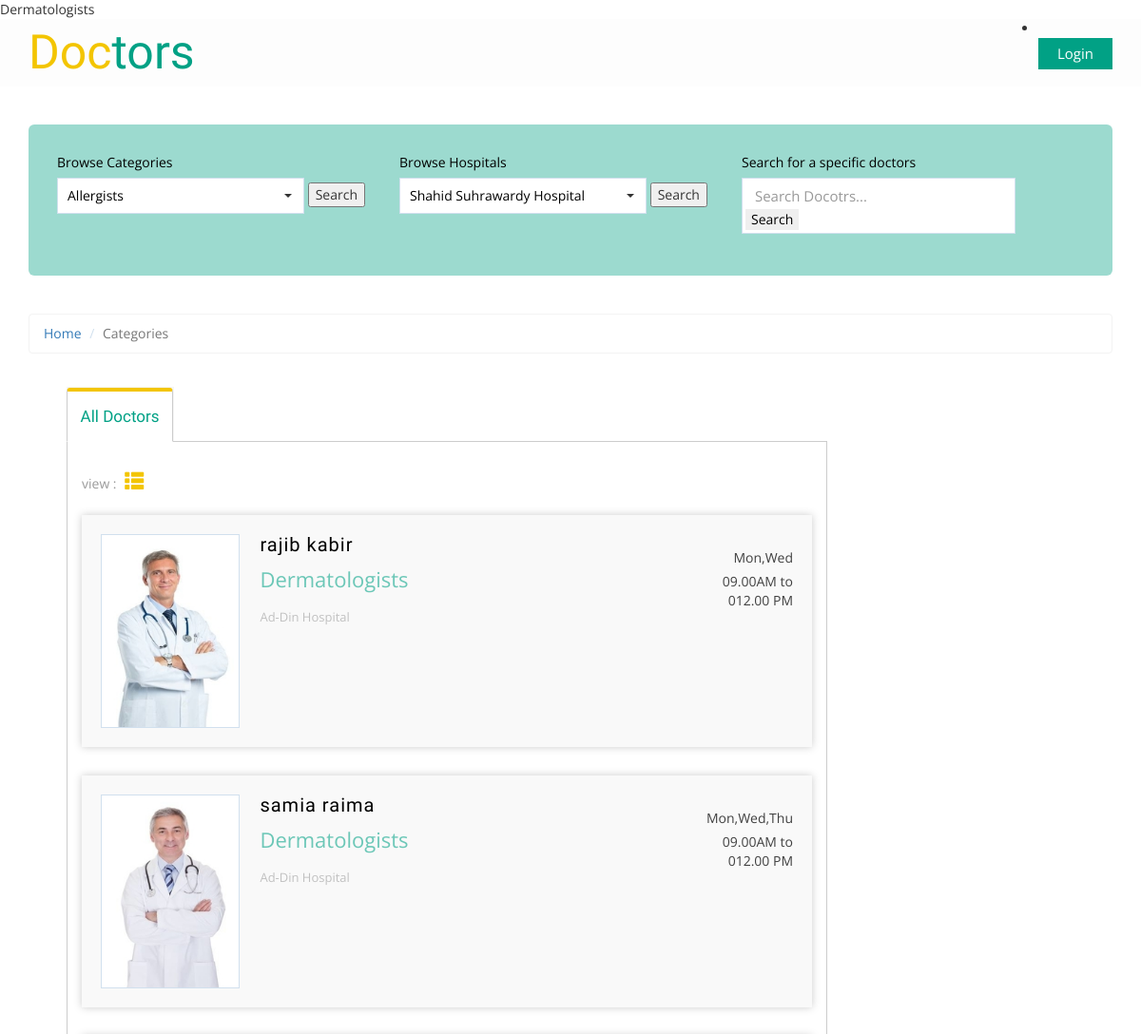
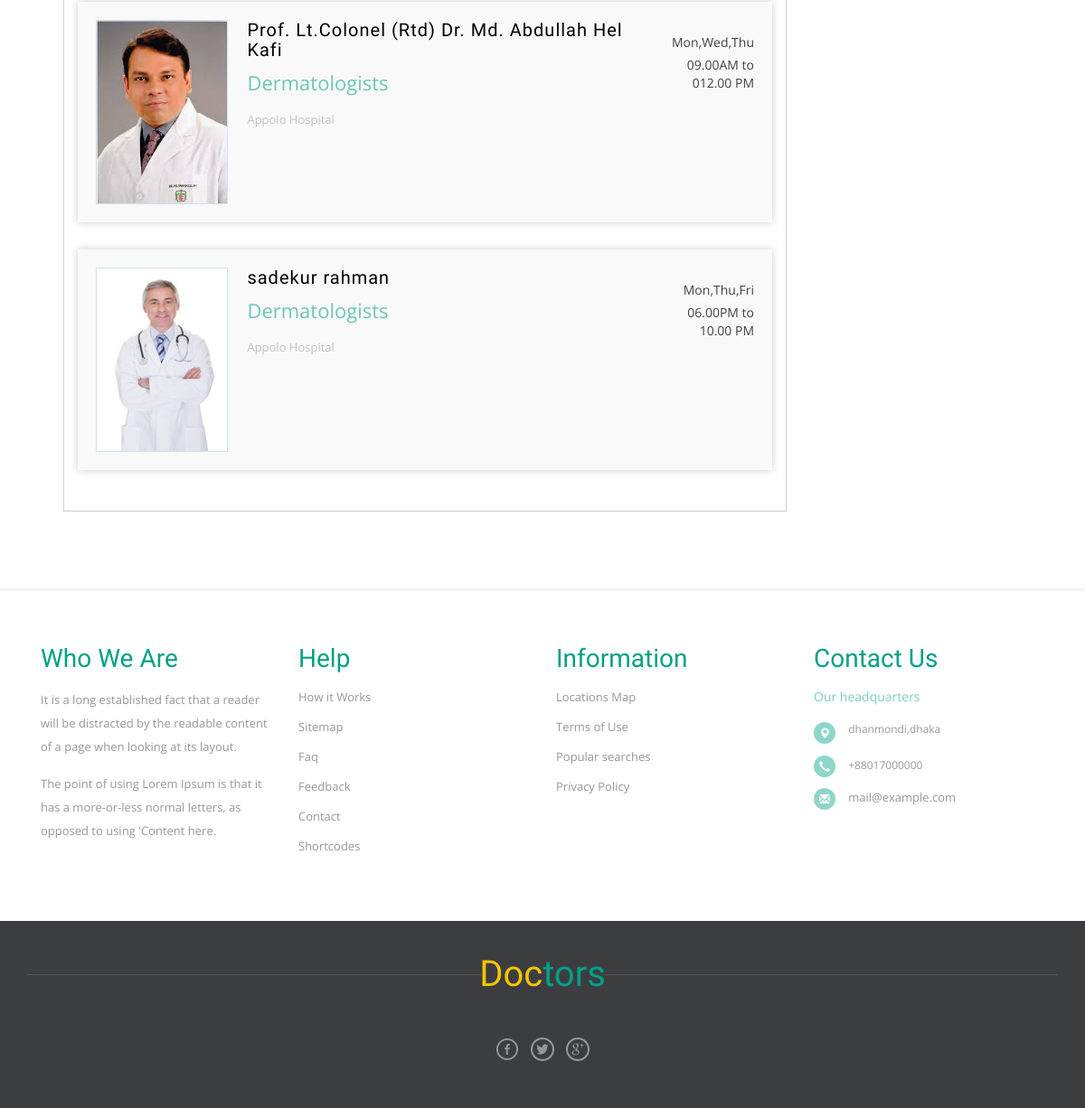
Page /category.php?category=Dermatologists on the committed database (2 pictures, top to bottom).
### tables this page shows
CREATE TABLE `doctor` (
  `Id` int(11) NOT NULL,
  `Name` varchar(100) NOT NULL,
  `Specialities` varchar(200) NOT NULL,
  `Degree` text NOT NULL,
  `Email` varchar(100) NOT NULL,
  `Phone` varchar(20) NOT NULL,
  `Fees` int(11) NOT NULL,
  `image` varchar(1000) NOT NULL,
  `background` text NOT NULL,
  `time` varchar(100) NOT NULL,
  `chember` varchar(100) NOT NULL,
  `day` varchar(100) NOT NULL
);

### category.php (the view, shortened to what this page needs)
<?php
$category = $_GET['category'];
if(isset($_POST['search']))
{
    $name=$_POST['name'];
    $query="SELECT * FROM doctor WHERE Name LIKE '%".$name."%'";
$result= filterTable($query);
}
else if(isset($_POST['csearch']))
{
    $cat=$_POST['categorySelect'];
    $query="SELECT * FROM doctor WHERE Specialities LIKE '%".$cat."%'";
$result= filterTable($query);
}
else if(isset($_POST['hsearch']))
{
    $hsrch = $_POST['hospitalSelect'];
    $query="SELECT * FROM doctor WHERE chember LIKE '%".$hsrch."%'";
$result= filterTable($query);
}
else{
    $query="SELECT * FROM doctor WHERE Specialities='".$category."'";
$result= filterTable($query);
}
function filterTable($query)
{
   include 'config.php';
    $filter_result = mysqli_query($conn,$query);
    return $filter_result;
}
?>
<!DOCTYPE html>
<html>
<head>
<link rel="stylesheet" href="css/bootstrap.min.css">
<link rel="stylesheet" href="css/bootstrap-select.css">
<link href="css/style.css" rel="stylesheet" type="text/css" media="all" />
<link rel="stylesheet" type="text/css" href="css/jquery-ui1.css">
<link href="css/jquery.uls.css" rel="stylesheet"/>
<link href="css/jquery.uls.grid.css" rel="stylesheet"/>
<link href="css/jquery.uls.lcd.css" rel="stylesheet"/>
</head>
<body>
	<div class="header">
		<div class="container">
			<div class="logo">
				<a href="index.php"><span>Doc</span>tors</a>
			</div>
			<div class="header-right">
                			<div class="agile-login">
				<ul>
                                    <?php if (isset($_SESSION['usr_id'])) { ?>
                            <li class="dropdown">
                                <a href="#" class="dropdown-toggle" data-toggle="dropdown">
                                    <span class="glyphicon glyphicon-user"></span>
                                    <strong><?php
                                        $usrname = $_SESSION['usr_name'];
                                        echo $usrname;
                                        ?></strong>
                                    <span class="glyphicon glyphicon-chevron-down"></span>
                                </a>
                                <ul style="background-color:white;" class="dropdown-menu">
                                    <li>
                                        <div class="navbar-login">
                                            <div class="row">
                                                <div class="col-lg-4">
                                                    <p class="text-center">
                                                        <span class="glyphicon glyphicon-user icon-size"></span>
                                                    </p>
                                                </div>
                                                <div class="col-lg-8">
                                                    <p class="text-left"><strong><?php echo $usrname; ?></strong></p>
                                                </div>
                                            </div>
                                        </div>
                                    </li>
                                    <li class="divider"></li>
                                    <li>
                                        <div class="navbar-login navbar-login-session">
                                            <div class="row">
                                                <div class="col-lg-12">
                                                    <p>
                                                        <a href="logout.php" class="btn btn-danger btn-block">Logout</a>
                                                    </p>
                                                </div>
                                            </div>
                                        </div>
                                    </li>
                                </ul>
                            </li>
                                        <!--<li><a class="navbar-text" href="user_profile.php">Signed in as <?php        ?></a></li>
                                            <li><a href="logout.php">Log Out</a></li>-->
                        <?php } else { ?>
                            <li><a class="account" href="login.php">Login</a></li>
                        <?php } ?>
				</ul>
			</div>
		</div>
		</div>
	</div>
	<div class="total-ads main-grid-border">
		<div class="container">
			<div class="select-box">
				<div class="browse-category ads-list">
                    <form method="post">
					<label>Browse Categories</label>
					<select class="selectpicker show-tick"  name="categorySelect">
					  <option data-tokens="Allergists" value="Allergists">Allergists</option>
					</select>
                        <input type="submit" value="Search" name="csearch" />
                        </form>
				</div>
                <div class="browse-category ads-list">
					<label>Browse Hospitals</label>
                    <form method="post">
					<select class="selectpicker show-tick" data-live-search="true" name="hospitalSelect">
					  <option data-tokens="Shahid Suhrawardy Hospital" value="Shahid Suhrawardy Hospital">Shahid Suhrawardy Hospital</option>
					</select>
                    <input type="submit" value="Search" name="hsearch" />
                        </form>
				</div>
				<div class="search-product ads-list">
					<label>Search for a specific doctors</label>
					<div class="search">
                        <form method="post">
						<div id="custom-search-input">
						<div class="input-group">
							<input type="text" name="name" class="form-control input-lg" placeholder="Search Docotrs..." />
                            <input type="submit" value="Search" name="search" />
						</div>
					</div>
                            </form>
					</div>
				</div>
			</div>
			<ol class="breadcrumb" style="margin-bottom: 5px;">
			  <li><a href="index.php">Home</a></li>
			  <li class="active">Categories</li>
			</ol>
			<div class="ads-grid">
				<div class="ads-display col-md-9">
					<div class="wrapper">
					<div class="bs-example bs-example-tabs" role="tabpanel" data-example-id="togglable-tabs">
					  <ul id="myTab" class="nav nav-tabs nav-tabs-responsive" role="tablist">
						<li role="presentation" class="active">
						  <a href="#home" id="home-tab" role="tab" data-toggle="tab" aria-controls="home" aria-expanded="true">
							<span class="text">All Doctors</span>
						  </a>
						</li>
					  </ul>
					  <div id="myTabContent" class="tab-content">
						<div role="tabpanel" class="tab-pane fade in active" id="home" aria-labelledby="home-tab">
						   <div>
												<div id="container">
								<div class="view-controls-list" id="viewcontrols">
									<label>view :</label>
									<a class="listview active"><i class="glyphicon glyphicon-th-list"></i></a>
								</div>
								<div class="clearfix"></div>
							<div class="list">
                                <?php
                                if(empty($result))
                                {
                                    echo "<h2>No result found</h2>";
                                }
                                else
                                {
                                    while($row = mysqli_fetch_assoc($result))
                                    {
                                        $id = $row['Id'];
                                        $name= $row['Name'];
                                        $specialist = $row['Specialities'];
                                        $chember = $row['chember'];
                                        $day = $row['day'];
                                        $time = $row['time'];
                                    echo"  <a href='single.php?id=".$id."'>";
                                    echo "<li>";
									echo "<img src='".$row['image']."' title='' alt='' />";
									echo "<section class='list-left'>";
									echo "<h5 class='title'>".$name."</h5>";
									echo "<span class='adprice'>".$specialist."</span>";
									echo "<p class='catpath'>".$chember."</p>";
									echo "</section>";
									echo "<section class='list-right'>";
									echo "<span class='date'>".$day."</span>";
									echo "<span class='cityname'>".$time."</span>";
									echo "</section>";
									echo "<div class='clearfix'></div>";
									echo "</li>";
								    echo "</a>";
                                    }
                                }
                                ?>
							</div>
						</div>
							</div>
						</div>
					  </div>
					</div>
				</div>
				</div>
			</div>
		</div>
	</div>
		<footer>
			<div class="footer-top">
				<div class="container">
					<div class="foo-grids">
						<div class="col-md-3 footer-grid">
							<h4 class="footer-head">Who We Are</h4>
							<p>It is a long established fact that a reader will be distracted by the readable content of a page when looking at its layout.</p>
							<p>The point of using Lorem Ipsum is that it has a more-or-less normal letters, as opposed to using 'Content here.</p>
						</div>
						<div class="col-md-3 footer-grid">
							<h4 class="footer-head">Help</h4>
							<ul>
								<li><a href="#">How it Works</a></li>
								<li><a href="#">Sitemap</a></li>
								<li><a href="#">Faq</a></li>
								<li><a href="#">Feedback</a></li>
								<li><a href="#">Contact</a></li>
								<li><a href="#">Shortcodes</a></li>
							</ul>
						</div>
						<div class="col-md-3 footer-grid">
							<h4 class="footer-head">Information</h4>
							<ul>
								<li><a href="#">Locations Map</a></li>
								<li><a href="#">Terms of Use</a></li>
								<li><a href="#">Popular searches</a></li>
								<li><a href="#">Privacy Policy</a></li>
							</ul>
						</div>
						<div class="col-md-3 footer-grid">
							<h4 class="footer-head">Contact Us</h4>
							<span class="hq">Our headquarters</span>
							<address>
								<ul class="location">
									<li><span class="glyphicon glyphicon-map-marker"></span></li>
									<li>Dhanmondi,Dhaka</li>
									<div class="clearfix"></div>
								</ul>
								<ul class="location">
									<li><span class="glyphicon glyphicon-earphone"></span></li>
									<li>+88017000000</li>
									<div class="clearfix"></div>
								</ul>
								<ul class="location">
									<li><span class="glyphicon glyphicon-envelope"></span></li>
									<li><a href="mailto:info@example.com">mail@example.com</a></li>
									<div class="clearfix"></div>
								</ul>
							</address>
						</div>
						<div class="clearfix"></div>
					</div>
				</div>
			</div>
			<div class="footer-bottom text-center">
			<div class="container">
				<div class="footer-logo">
					<a href="index.php"><span>Doc</span>tors</a>
				</div>
				<div class="footer-social-icons">
					<ul>
						<li><a class="facebook" href="#"><span>Facebook</span></a></li>
						<li><a class="twitter" href="#"><span>Twitter</span></a></li>
						<li><a class="googleplus" href="#"><span>Google+</span></a></li>
					</ul>
				</div>
			</div>
		</div>
		</footer>
</body>
</html>

### rows in the picture
doctor: image (picture), Name "rajib kabir", Specialities "Dermatologists", chember "Ad-Din Hospital", day "Mon,Wed", time "09.00AM to 012.00 PM"
doctor: image (picture), Name "samia raima", Specialities "Dermatologists", chember "Ad-Din Hospital", day "Mon,Wed,Thu", time "09.00AM to 012.00 PM"
doctor: image (picture), Name "Prof. Lt.Colonel (Rtd) Dr. Md. Abdullah Hel Kafi", Specialities "Dermatologists", chember "Appolo Hospital", day "Mon,Wed,Thu", time "09.00AM to 012.00 PM"
doctor: image (picture), Name "sadekur rahman", Specialities "Dermatologists", chember "Appolo Hospital", day "Mon,Thu,Fri", time "06.00PM to 10.00 PM"
